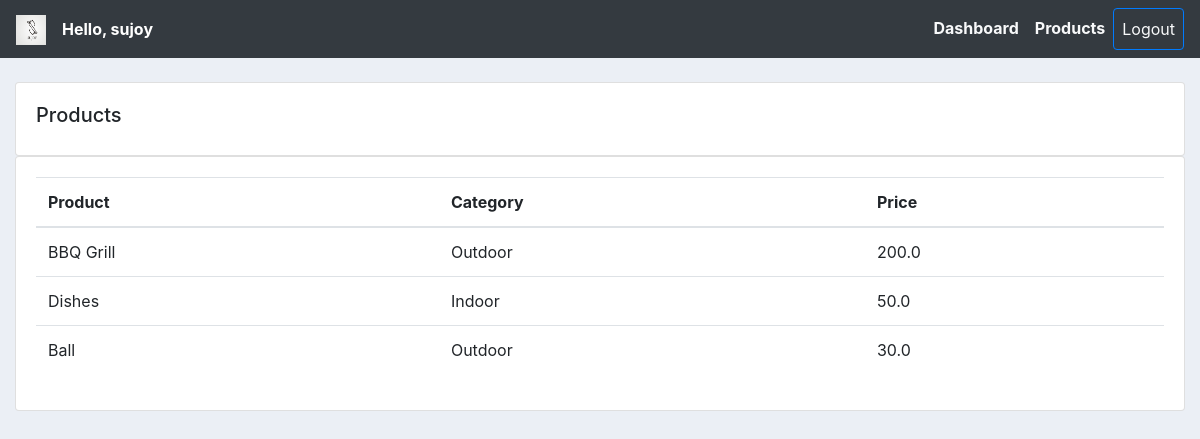
Screenshot of /products/ (signed in) with the database file from the repository.
### accounts/models.py (models this page shows, shortened)
class Product(models.Model):
    CATAGORY = (
        ('Indoor', 'Indoor'),
        ('Outdoor', 'Outdoor')
    )
    name = models.CharField(max_length=120, null=True)
    price = models.FloatField(null=True)
    catagory = models.CharField(max_length=120, null=True, choices=CATAGORY)
    description = models.CharField(max_length=220, null=True, blank=True)
    date_created = models.DateTimeField(auto_now_add=True, null=True)
    tags = models.ManyToManyField(Tag)

### accounts/decorators.py (the view)
        def wrapper_func(request, *args, **kwargs):
            group = None
            if request.user.groups.exists():
                group = request.user.groups.all()[0].name
            if group in allowed_roles:
                return view_func(request, *args, **kwargs)
            else:
                return HttpResponse('You are not authorize to visit the page')

### accounts/views.py (called while the page is built)
@login_required(login_url='crm:login')
@allowed_users(allowed_roles=['admin'])
@admin_only
def product_view(request):
    template_name = "accounts/products.html"
    products = Product.objects.all()
    context = {
        'products' : products
    }
    return render(request, template_name, context)

### accounts/templates/accounts/products.html
{% extends 'accounts/base.html' %}
{% block content %}
<br>
<div class="row">
    <div class="col-md">
        <div class="card card-body">
            <h5>Products</h5>
        </div>
        <div class="card card-body">
            <table class="table">
                <thead>
                    <tr>
                        <th>Product</th>
                        <th>Category</th>
                        <th>Price</th>
                    </tr>
                </thead>
                <tbody>
                    {% for product in products %}
                        <tr>
                            <td>{{ product.name }}</td>
                            <td>{{ product.catagory }}</td>
                            <td>{{ product.price }}</td>
                        </tr>
                    {% endfor %}
                </tbody>
            </table>
        </div>
    </div>
</div>
{% endblock %}

### accounts/templates/accounts/navbar.html (shortened to what this page needs)
{% load static %}
<nav class="navbar navbar-expand-lg navbar-dark bg-dark">
    <a class="navbar-brand" href="/">
      <img src="{% static 'images/logo.png' %}" alt="logo" height="30px" width="30px">
    </a>
    <span class="text-white mr-4 font-weight-bold">Hello, {{ request.user }}</span>
    <div class="collapse navbar-collapse" id="navbarNavAltMarkup">
      {% if request.user.is_staff %}
      <div class="navbar-nav ml-auto">
        <a class="nav-item nav-link font-weight-bold text-light" href="{% url 'crm:home'%}">Dashboard</a>
        <a class="nav-item nav-link font-weight-bold text-light" href="{% url 'crm:products' %}">Products</a>
        <a class="nav-item nav-link btn btn-outline-primary text-light" href="{% url 'crm:logout' %}">Logout</a>
      </div>
      {% else %}
      <div class="navbar-nav ml-auto">
        <a class="nav-item nav-link active" href="{% url 'crm:account'%}">Settings</a>
        <a class="nav-item nav-link btn btn-primary" href="{% url 'crm:logout' %}">Logout</a>
      </div>
      {% endif %}
    </div>
  </nav>

### staticfiles/css/style.css (style rules this page uses)
body { background-color: #ebeff5; }

### rows the page displays
Product: name "BBQ Grill", catagory "Outdoor", price "200.0"
Product: name "Dishes", catagory "Indoor", price "50.0"
Product: name "Ball", catagory "Outdoor", price "30.0"

### other values shown
{{ request.user }} "sujoy"
